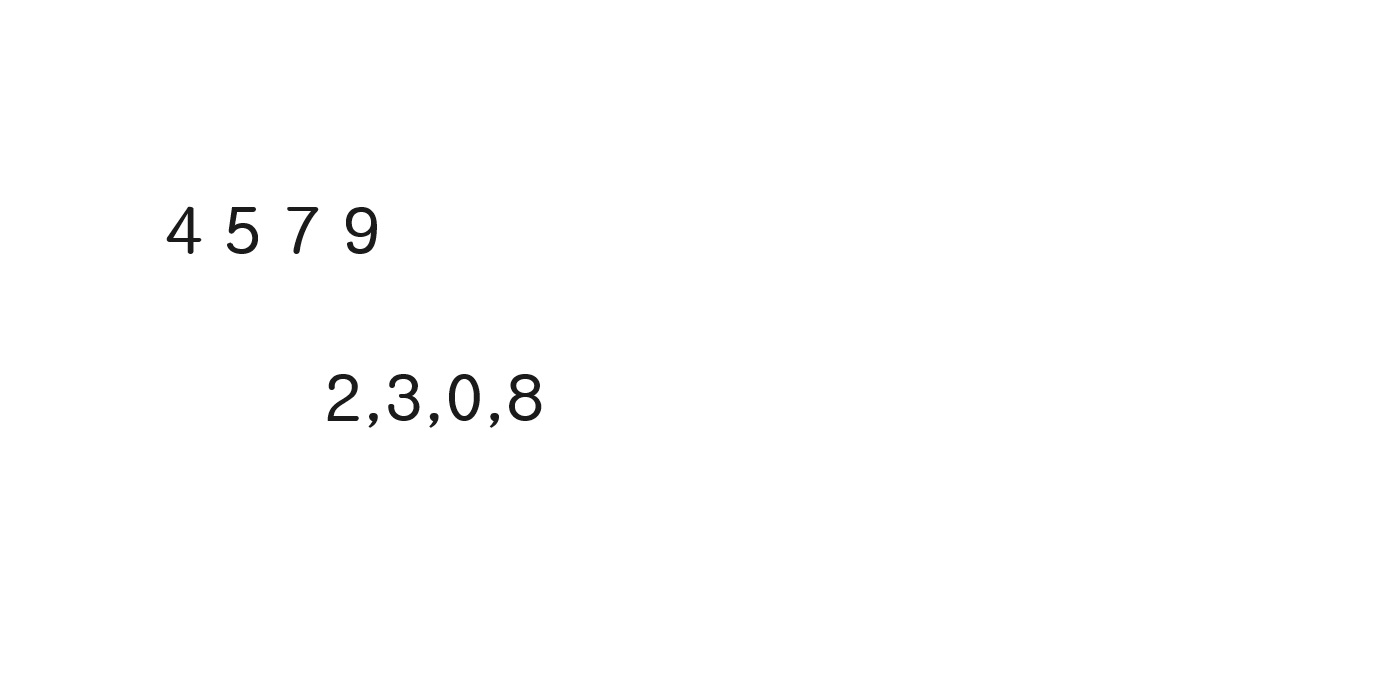
#> input picture openCV_class(cv2)/실습문제/실습문제1/image.jpg, 1391 x 687 px
$ python 03.py
#> lines starting #> are read from the running program, lines starting #| are printed output that depends on the picture; after the words box and inside, x2 and y2 are one past the last pixel; in counts of white or black regions, pixels touching at a corner belong together
import cv2
import numpy as np
# 이미지 불러오기
image = cv2.imread('image.jpg')
#> image is the input picture: shape (687, 1391, 3); min 18, max 255, mean 253.8

# 그레이스케일로 변환
gray = cv2.cvtColor(image, cv2.COLOR_BGR2GRAY)

# 이진화
_, binary_img = cv2.threshold(gray, 128, 255, cv2.THRESH_BINARY_INV)
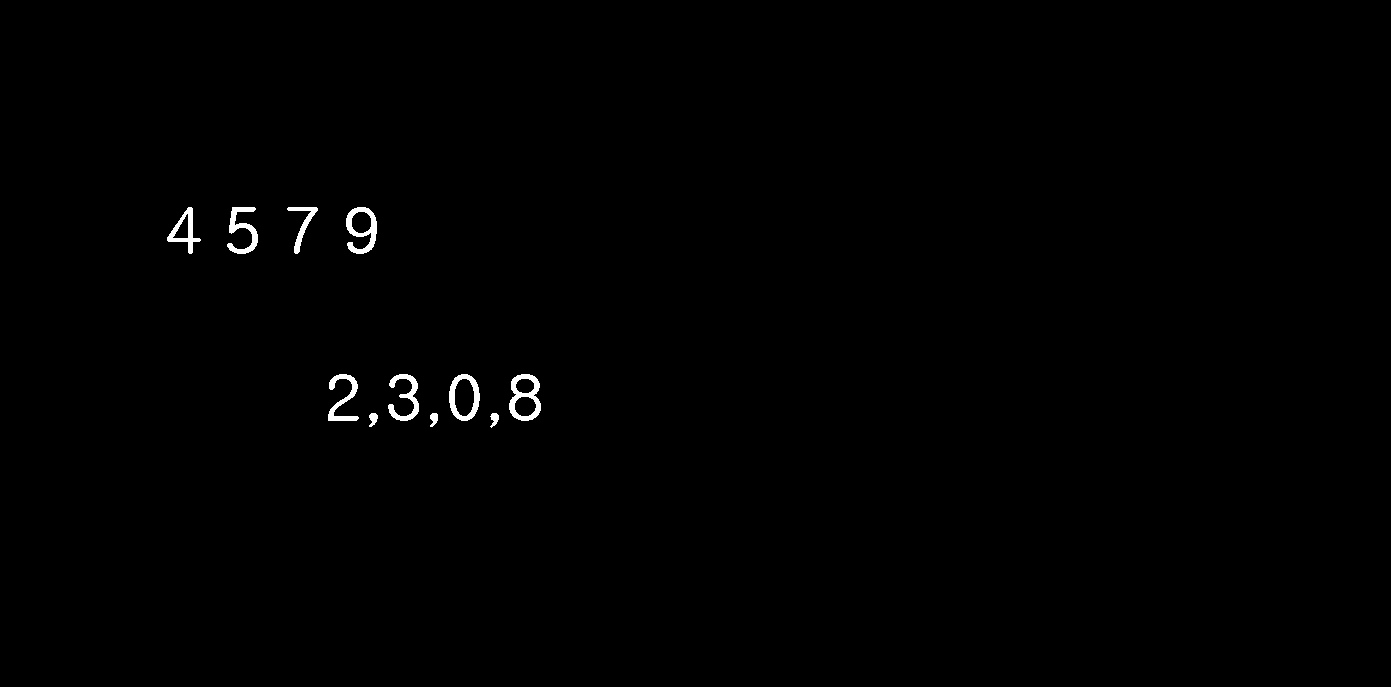
#> binary_img: shape (687, 1391); 0.5% white; 11 white regions

# 윤곽선 찾기
contours, _ = cv2.findContours(binary_img, cv2.RETR_EXTERNAL, cv2.CHAIN_APPROX_SIMPLE)
#> contours = 11 contours; largest, box (x1, y1, x2, y2) and area: (509, 374, 541, 421) 1145, (449, 374, 480, 421) 1106, (346, 207, 377, 254) 898, (167, 207, 201, 254) 604, (227, 207, 258, 254) 484

# SIFT 객체 생성
sift = cv2.SIFT_create()

# 객체를 탐지하고 라벨링
for i, contour in enumerate(contours):
    x, y, w, h = cv2.boundingRect(contour)
    roi = gray[y:y+h, x:x+w]

    # 특징점 추출
    keypoints, descriptors = sift.detectAndCompute(roi, None)

    # 원래 이미지에 특징점 표시 (라벨링을 위한 예)
    for point in keypoints:
        transformed_x, transformed_y = int(x + point.pt[0]), int(y + point.pt[1])
        cv2.circle(image, (transformed_x, transformed_y), 3, (0, 255, 0), -1)

    # 라벨 표시 (여기서는 i를 라벨로 사용)
    cv2.putText(image, str(i), (x, y-10), cv2.FONT_HERSHEY_SIMPLEX, 0.8, (0, 255, 0), 2)
#> this loop made 11 passes
#> (x, y, w, h) on passes 4, 5, 6, 7, 9, 10, 11: (509, 374, 32, 47), (449, 374, 31, 47), (388, 374, 31, 47), (328, 374, 31, 47), (287, 207, 31, 47), (227, 207, 31, 47), (167, 207, 34, 47)
#> (x, y, w, h, keypoints) on passes 1, 2, 3, 8: (490, 413, 9, 15, 1 keypoints; (x, y, size): (3, 11, 2.5)), (430, 413, 8, 14, 1 keypoints; (x, y, size): (4, 10, 2.4)), (369, 413, 9, 14, 1 keypoints; (x, y, size): (4, 10, 2.5)), (346, 207, 31, 47, 2 keypoints; (x, y, size): (24, 39, 4.7), (22, 30, 3.2))
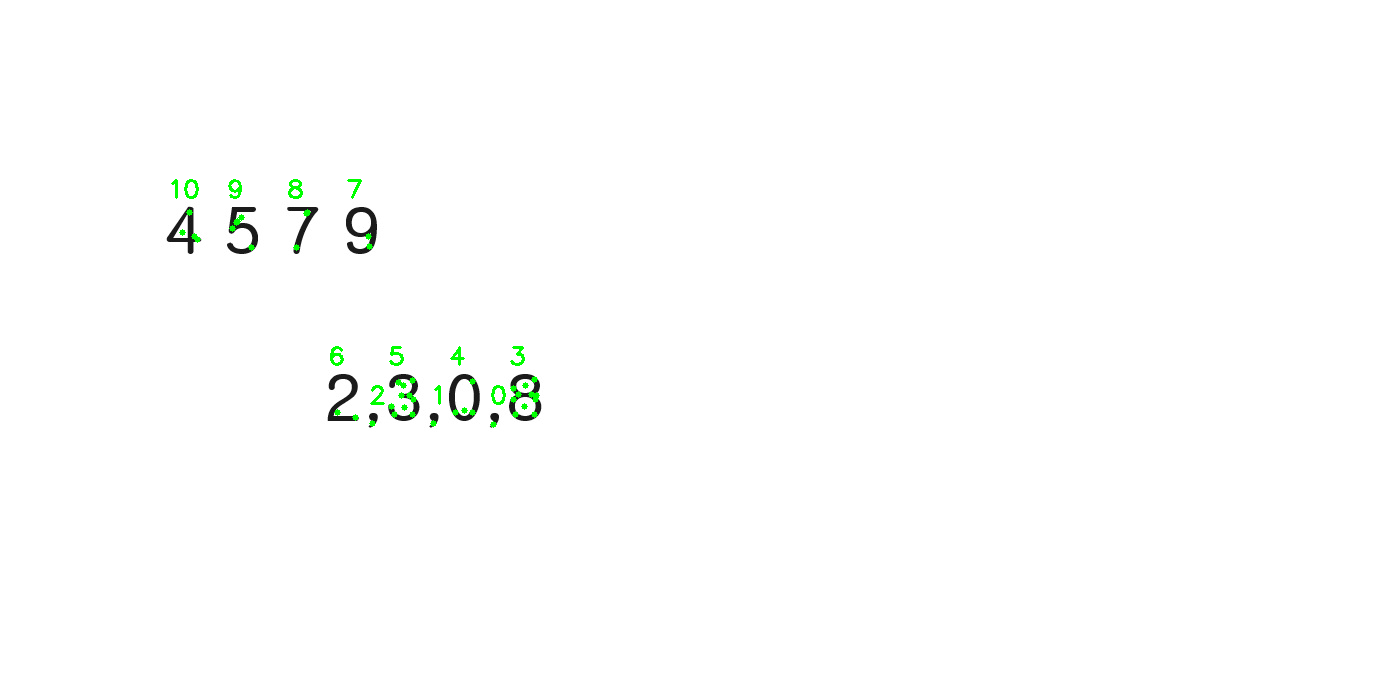
#> image: shape (687, 1391, 3); 0.28% of pixels changed, all inside (x1, y1, x2, y2) = (171, 179, 540, 428)
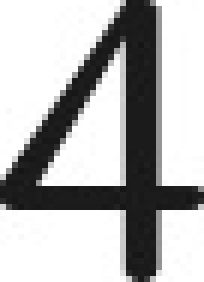
#> roi: shape (47, 34) (shown 6 times larger); min 21, max 255, mean 181.4


# 결과 이미지 표시
cv2.imshow('Labeled Objects with Keypoints', image)
cv2.waitKey(0)
cv2.destroyAllWindows()

$ run again, with openCV_class(cv2)/실습문제/실습문제1/shape.jpg copied over openCV_class(cv2)/실습문제/실습문제1/image.jpg
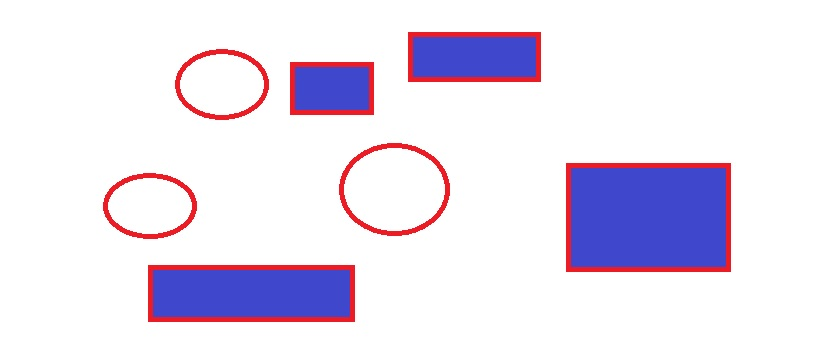
#> input picture openCV_class(cv2)/실습문제/실습문제1/shape.jpg, 829 x 351 px
#> image is the input picture: shape (351, 829, 3); mean B, G, R 240.1, 224.8, 232
#> `_, binary_img = cv2.threshold(gray, 128, 255, cv2.THRESH_BINARY_INV)`:
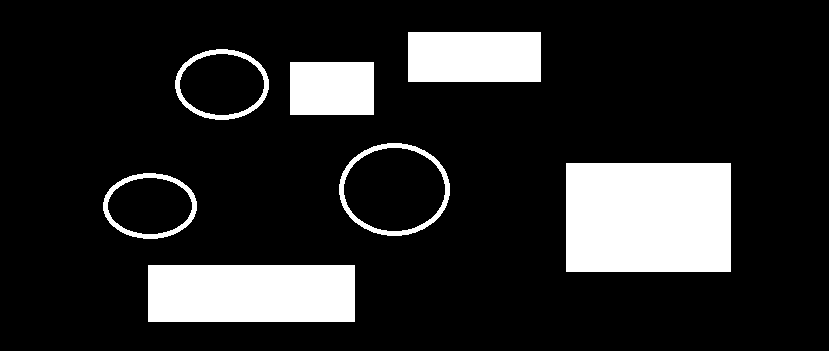
#> binary_img: shape (351, 829); 15.4% white; 7 white regions
#> contours = 7 contours; box (x1, y1, x2, y2) and area: (566, 163, 731, 272) 17712, (148, 265, 355, 322) 11536, (339, 143, 450, 236) 7953, (408, 32, 541, 82) 6468, (175, 49, 269, 120) 5112, (103, 173, 197, 239) 4751, (290, 62, 374, 115) 4316
#> the loop `for i, contour in enumerate(contours):` made 7 passes
#> (contour, x, y, w, h) on passes 1, 3, 5, 7: ([[148, 265], [148, 321], [354, 321], [354, 265]], 148, 265, 207, 57), ([[566, 163], [566, 271], [730, 271], [730, 163]], 566, 163, 165, 109), ([[290, 62], [290, 114], [373, 114], [373, 62]], 290, 62, 84, 53), ([[408, 32], [408, 81], [540, 81], [540, 32]], 408, 32, 133, 50)
#> after the loop `for i, contour in enumerate(contours):`:
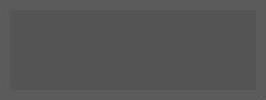
#> roi: shape (50, 133) (shown 2 times larger); min 83, max 95, mean 85.8
